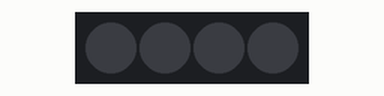
Recording of a sketch running on a simulated Arduino Uno, built with avr-gcc and run on an emulated ATmega328P. Parts: 4 RGB LEDs in strip order, left to right. Dim RGB values are drawn brighter than linear.

Above: at 2.5 s.
At 5.15 s:
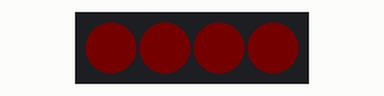
At 7.5 s:
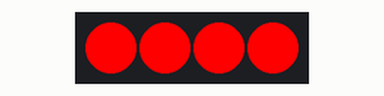
At 10.19 s:
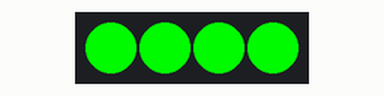
At 10.49 s:
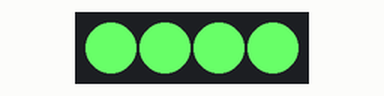
At 13.2 s:
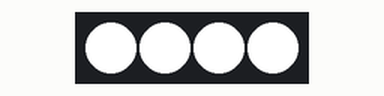
Timing chart, 0 to 20.4 s (numbered marks = the images above):
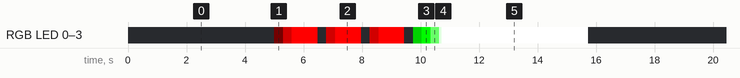

Measured:
- by itself, everything shown: repeats every 15.7 s, in 19 steps

The sketch:

FstCountDown.ino
```cpp
#include <FastLED.h>
#define NUM_LEDS 4
#define UP_TIME 700
#define WAIT_TIME 200
#define DOWN_TIME 100
CRGB leds[NUM_LEDS];
void setup() {
  FastLED.addLeds<NEOPIXEL, 6>(leds, NUM_LEDS);
}
void loop() {

  //Start Black
  for(int i = 0; i < NUM_LEDS; i+=1){
    leds[i] = CRGB::CRGB (0,0,0);
  }

  FastLED.show();
  delay(5000);

  //3 count red fade up and down
  for(int count = 0; count < 3; count+=1){
    for(int j = 0; j<256; j+=1){
      for(int i = 0; i < NUM_LEDS; i+=1){
        leds[i] = CRGB::CRGB (j,0,0);
      }
    FastLED.show();
    delay(UP_TIME/256.0);
    }

    delay(WAIT_TIME);

    for(int j = 0; j<256; j+=1){
      for(int i = 0; i < NUM_LEDS; i+=1){
        leds[i] = CRGB::CRGB (255-j,0,0);
      }
    FastLED.show();
    delay(DOWN_TIME/256.0);
    }
  }

  //fade up green
  for(int j = 0; j<256; j+=1){
      for(int i = 0; i < NUM_LEDS; i+=1){
        leds[i] = CRGB::CRGB (0,j,0);
      }
    FastLED.show();
    delay(UP_TIME/256.0);
  }

  //fade green to white
  for(int j = 0; j<256; j+=1){
      for(int i = 0; i < NUM_LEDS; i+=1){
        leds[i] = CRGB::CRGB (j,255,j);
      }
    FastLED.show();
    delay(UP_TIME/256.0);
  }
  delay(5000);

}
```
